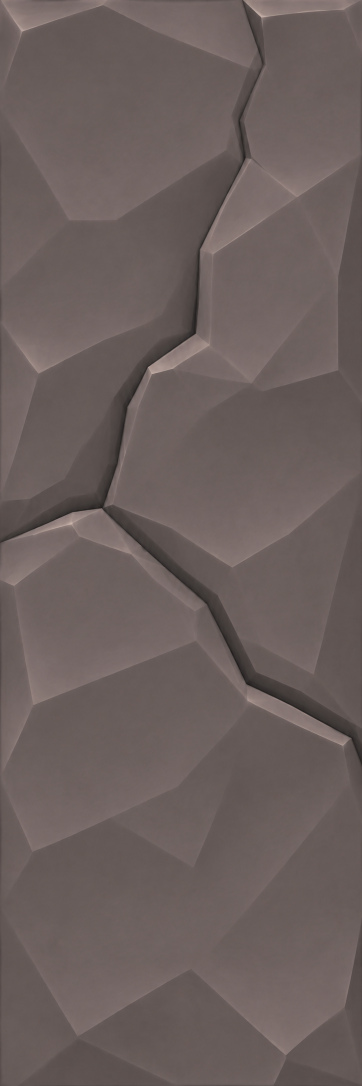
#> input picture mods/Portal_Atlas/upload-artwork/pillar-rune-free-face-master.png, 724 x 2172 px (shown at 1/2 size)
$ python create_rune_texture.py
#> lines starting #> are read from the running program, lines starting #| are printed output that depends on the picture
"""Package rune-free stone; RuneLayout.cs places the small inscriptions at runtime."""
from pathlib import Path
from PIL import Image
ROOT=Path(__file__).resolve().parents[1]
source=ROOT/'upload-artwork'/'pillar-rune-free-face-master.png'
im=Image.open(source).convert('RGBA').resize((384,1152),Image.Resampling.LANCZOS)
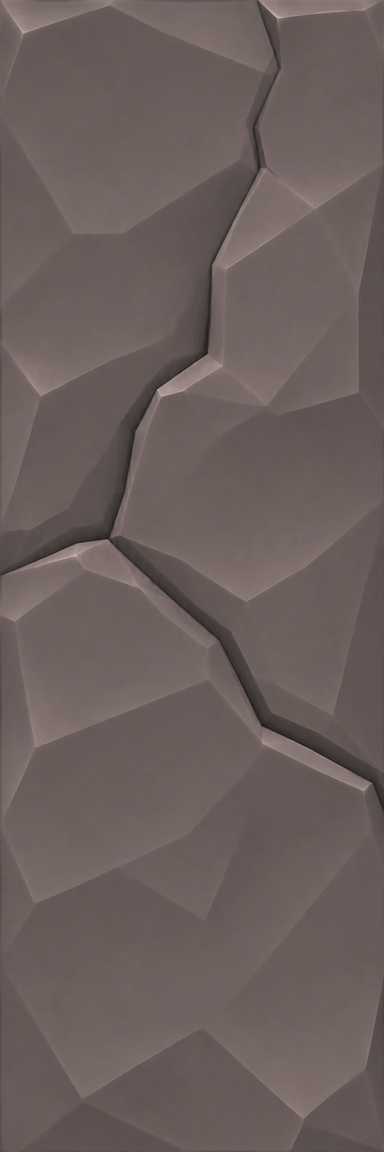
#> im: PIL image 384x1152 RGBA; mean R, G, B, A 107, 94.8, 92.5, 255
im.save(ROOT/'assets'/'runes.png')
(ROOT/'pillar-stone-input.rgba').write_bytes(im.transpose(Image.Transpose.FLIP_TOP_BOTTOM).tobytes())
print('Packaged rune-free stone and preview input; runtime glyph size and placement are independent.')

$ run again, with mods/Portal_Atlas/upload-artwork/pillar-cap-base-stone-master.png copied over mods/Portal_Atlas/upload-artwork/pillar-rune-free-face-master.png
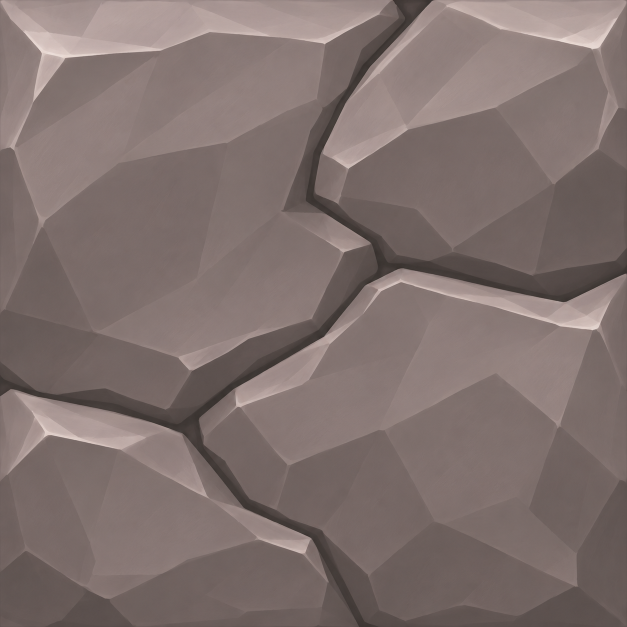
#> input picture mods/Portal_Atlas/upload-artwork/pillar-cap-base-stone-master.png, 1254 x 1254 px (shown at 1/2 size)
#> `im=Image.open(source).convert('RGBA').resize((384,1152),Image.Resampli..`:
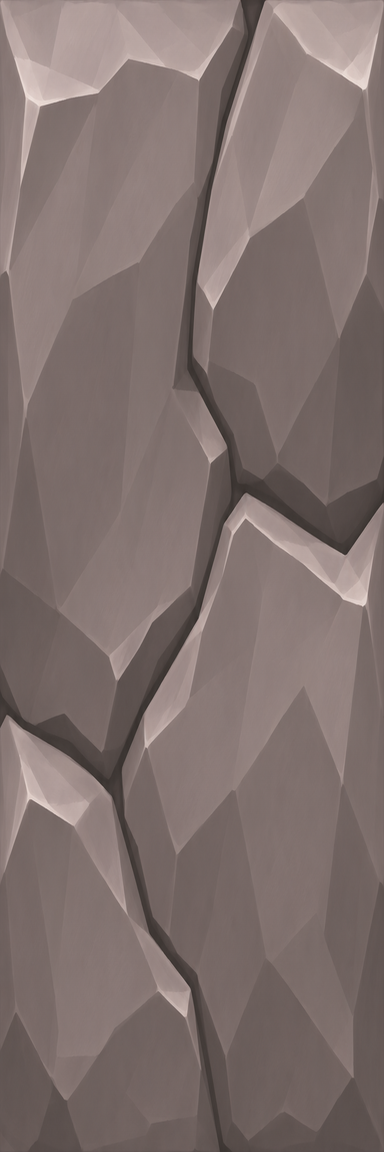
#> im: PIL image 384x1152 RGBA; mean R, G, B, A 127.6, 112.7, 109.7, 255

$ run again, with mods/Portal_Atlas/upload-artwork/pillar-face-painted-master.png copied over mods/Portal_Atlas/upload-artwork/pillar-rune-free-face-master.png
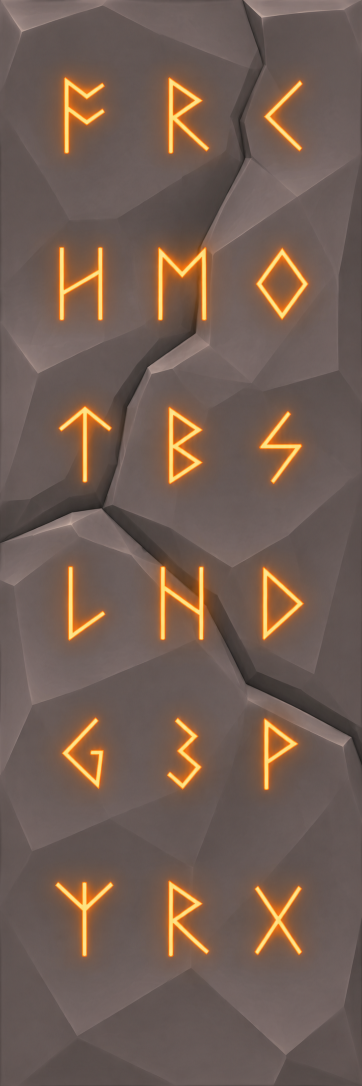
#> input picture mods/Portal_Atlas/upload-artwork/pillar-face-painted-master.png, 724 x 2172 px (shown at 1/2 size)
#> `im=Image.open(source).convert('RGBA').resize((384,1152),Image.Resampli..`:
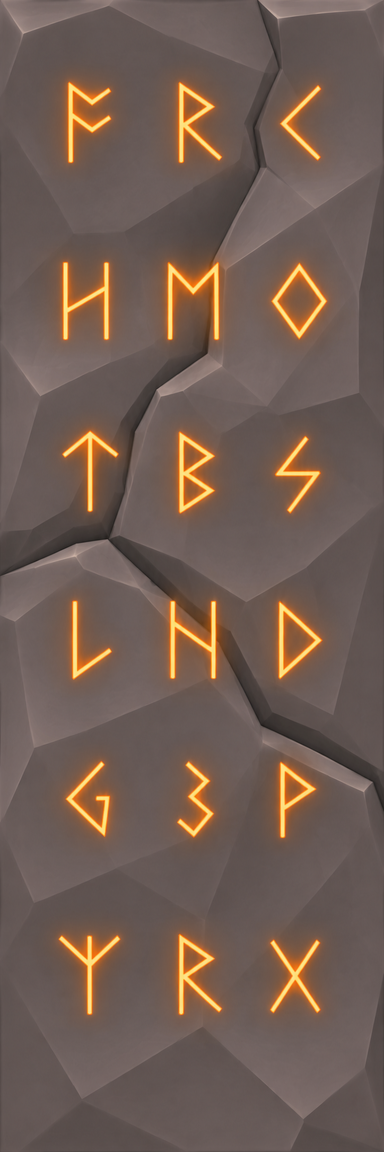
#> im: PIL image 384x1152 RGBA; mean R, G, B, A 113.7, 93.5, 83, 255
